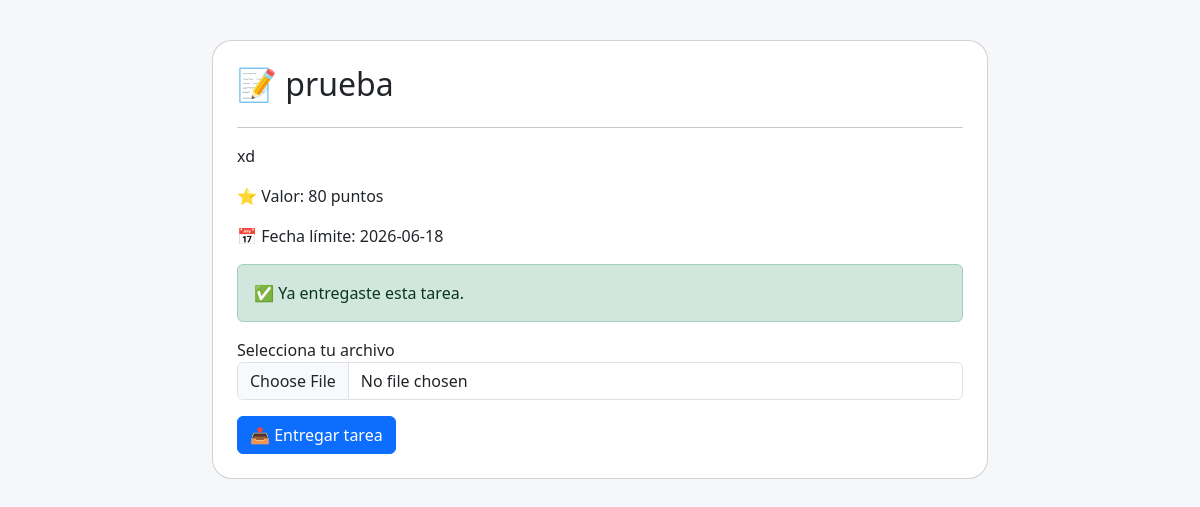
Screenshot of /alumno/entregar_tarea.php?id=5 (signed in) with the database file from the repository.
### tables this page shows
CREATE TABLE `tareas` (
  `id` int(11) NOT NULL,
  `clase_id` int(11) DEFAULT NULL,
  `titulo` varchar(100) DEFAULT NULL,
  `puntos` int(11) DEFAULT NULL,
  `fecha_entrega` date DEFAULT NULL,
  `descripcion` text DEFAULT NULL
);

### alumno/entregar_tarea.php (the view, shortened to what this page needs)
<?php
include '../includes/conexion.php';
$id_tarea = intval($_GET['id']);
$id_alumno = $_SESSION['id'];
$tarea = mysqli_fetch_assoc(
    mysqli_query(
        $conexion,
        "SELECT *
         FROM tareas
         WHERE id = $id_tarea"
    )
);
$entregaExistente = mysqli_fetch_assoc(
    mysqli_query(
        $conexion,
        "SELECT *
         FROM entregas
         WHERE tarea_id = $id_tarea
         AND alumno_id = $id_alumno"
    )
);
?>
<!DOCTYPE html>
<html lang="es">
<head>
    <link href="https://cdn.jsdelivr.net/npm/bootstrap@5.3.7/dist/css/bootstrap.min.css" rel="stylesheet">
</head>
<body>
    <div class="container">
        <div class="card p-4">
            <h2>
                📝 <?= htmlspecialchars($tarea['titulo']) ?>
            </h2>
            <hr>
            <p>
                <?= nl2br(
                    htmlspecialchars(
                        $tarea['descripcion']
                    )
                ) ?>
            </p>
            <p>
                ⭐ Valor:
                <?= $tarea['puntos'] ?>
                puntos
            </p>
            <p>
                📅 Fecha límite:
                <?= $tarea['fecha_entrega'] ?>
            </p>
            <?php if ($entregaExistente): ?>
                <div class="alert alert-success">
                    ✅ Ya entregaste esta tarea.
                </div>
            <?php endif; ?>
            <form method="POST" enctype="multipart/form-data">
                <div class="mb-3">
                    <label>
                        Selecciona tu archivo
                    </label>
                    <input type="file" name="archivo" class="form-control" required>
                </div>
                <button type="submit" name="entregar" class="btn btn-primary">
                    📤 Entregar tarea
                </button>
            </form>
        </div>
    </div>
</body>
</html>

### alumno/entregar_tarea.php (style rules this page uses)
body { background: #f5f7fb; }
.container { max-width: 800px; margin-top: 40px; }
.card { border-radius: 20px; }

### rows the page displays
tareas: titulo "prueba", descripcion "xd", puntos "80", fecha_entrega "2026-06-18"
